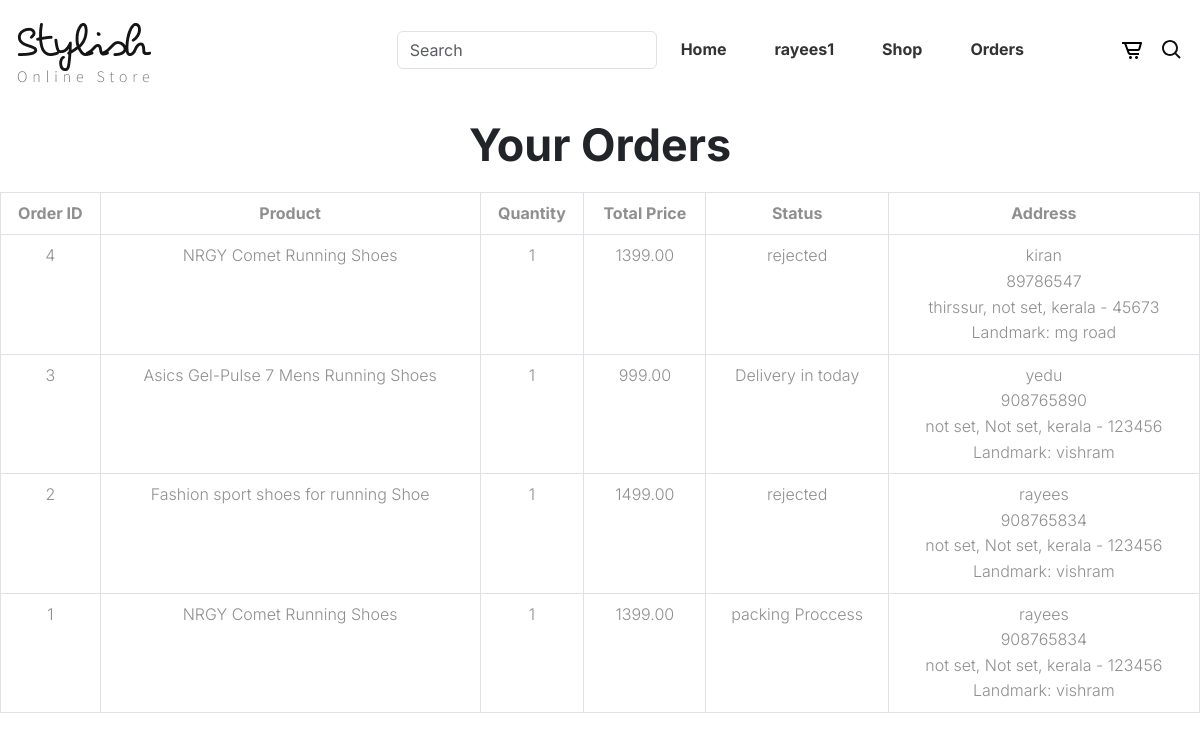
Before: /my_orders/ (signed in) with the older database file.
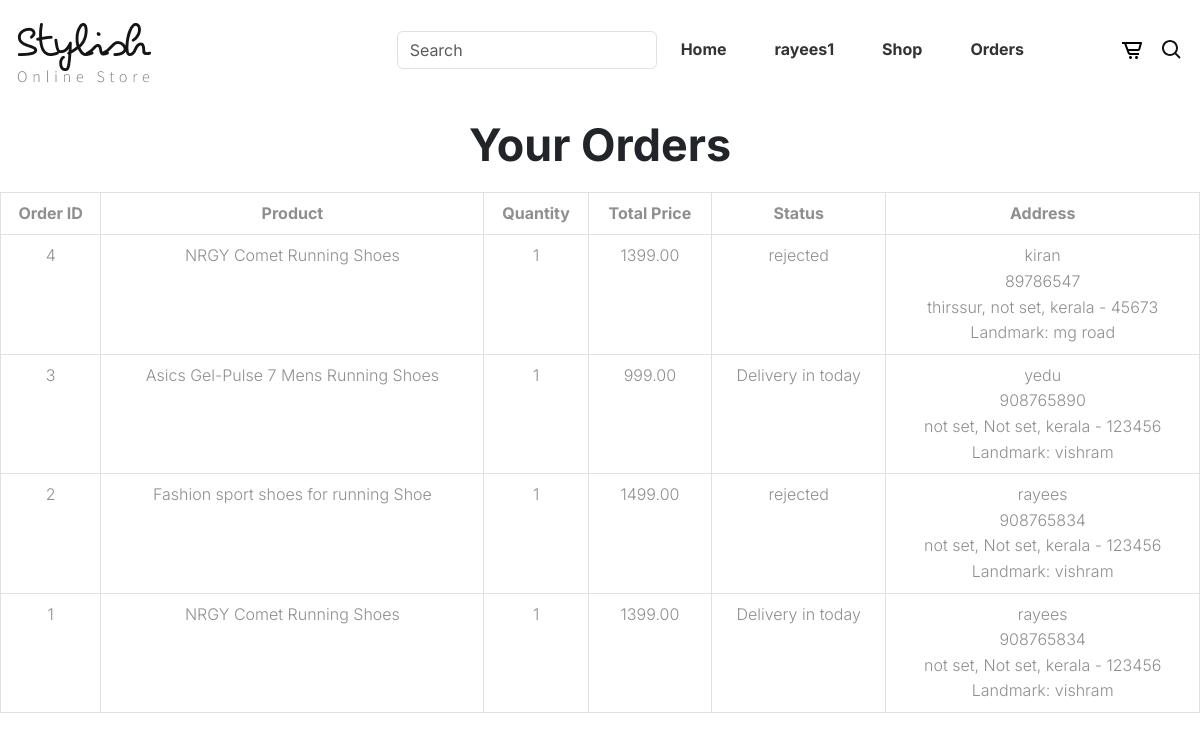
After: the same page with the newer database file.
### shop/models.py (models this page shows)
class Product_Purchase(models.Model):
    ADDRESS = models.ForeignKey(Address,on_delete=models.CASCADE)
    PRODUCT = models.ForeignKey(Product,on_delete=models.CASCADE)
    purchase_date = models.DateTimeField(auto_now_add=True)
    quantity = models.IntegerField(default=1)
    total_price = models.DecimalField(max_digits=10, decimal_places=2)
    status = models.CharField(max_length=50, default='Pending')
    payment_status = models.CharField(max_length=50, default='Pending')

class Product(models.Model):
    name = models.CharField(max_length=200)
    price = models.DecimalField(max_digits=10, decimal_places=2)
    description = models.TextField()
    image = models.ImageField(upload_to='products/')
    stock = models.IntegerField()
    created_at = models.DateTimeField(auto_now_add=True)

### accounts/models.py (models this page shows)
class Address(models.Model):
    User = models.ForeignKey(User,on_delete=models.CASCADE)
    full_name = models.CharField(max_length=200)
    phone = models.CharField(max_length=15)
    pincode = models.CharField(max_length=10)
    locality = models.CharField(max_length=200)
    address = models.TextField()
    city = models.CharField(max_length=100)
    state = models.CharField(max_length=100)
    landmark = models.CharField(max_length=200, blank=True, null=True)

### shop/views.py (the view)
# urls.py: path('my_orders/',views.my_orders,name='my_orders'),
def my_orders(request):
    if request.user.is_authenticated:
        user = request.user
        orders = Product_Purchase.objects.filter(ADDRESS__User=user).order_by('-purchase_date')
        return render(request, 'orders.html',{'orders': orders})
    else:
        return redirect('home')

### templates/orders.html
{% extends 'base.html' %}
{% block content %}
<h2 class="text-center my-4">Your Orders</h2>
<table class="table table-bordered text-center">
    <thead>
        <tr>
            <th>Order ID</th>
            <th>Product</th>
            <th>Quantity</th>
            <th>Total Price</th>
            <th>Status</th>
            <th>Address</th>
        </tr>
    </thead>
    <tbody>
        {% for order in orders %}
        <tr>
            <td>{{ order.id }}</td>
            <td>{{ order.PRODUCT.name }}</td>
            <td>{{ order.quantity }}</td>
            <td>{{ order.total_price }}</td>
            <td>{{ order.status }}</td>
            <td>
                {{ order.ADDRESS.full_name }}<br>
                {{ order.ADDRESS.phone }}<br>
                {{ order.ADDRESS.address }}, {{ order.ADDRESS.city }}, {{ order.ADDRESS.state }} - {{ order.ADDRESS.pincode }}<br>
                Landmark: {{ order.ADDRESS.landmark }}
            </td>
        </tr>
        {% endfor %}
    </tbody>
{% endblock %}

Changed rows visible on the page:
changed Product_Purchase id 1: status "packing Proccess" → "Delivery in today"
